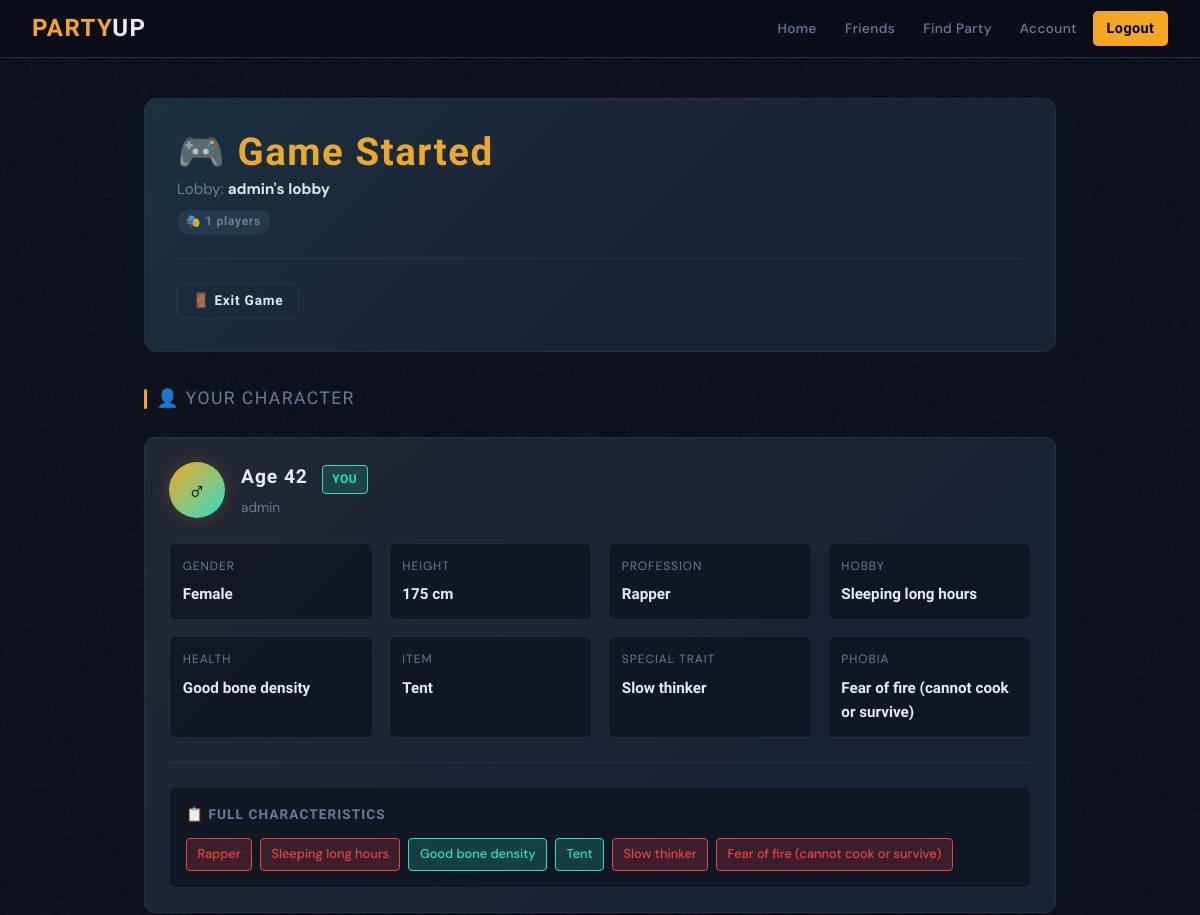
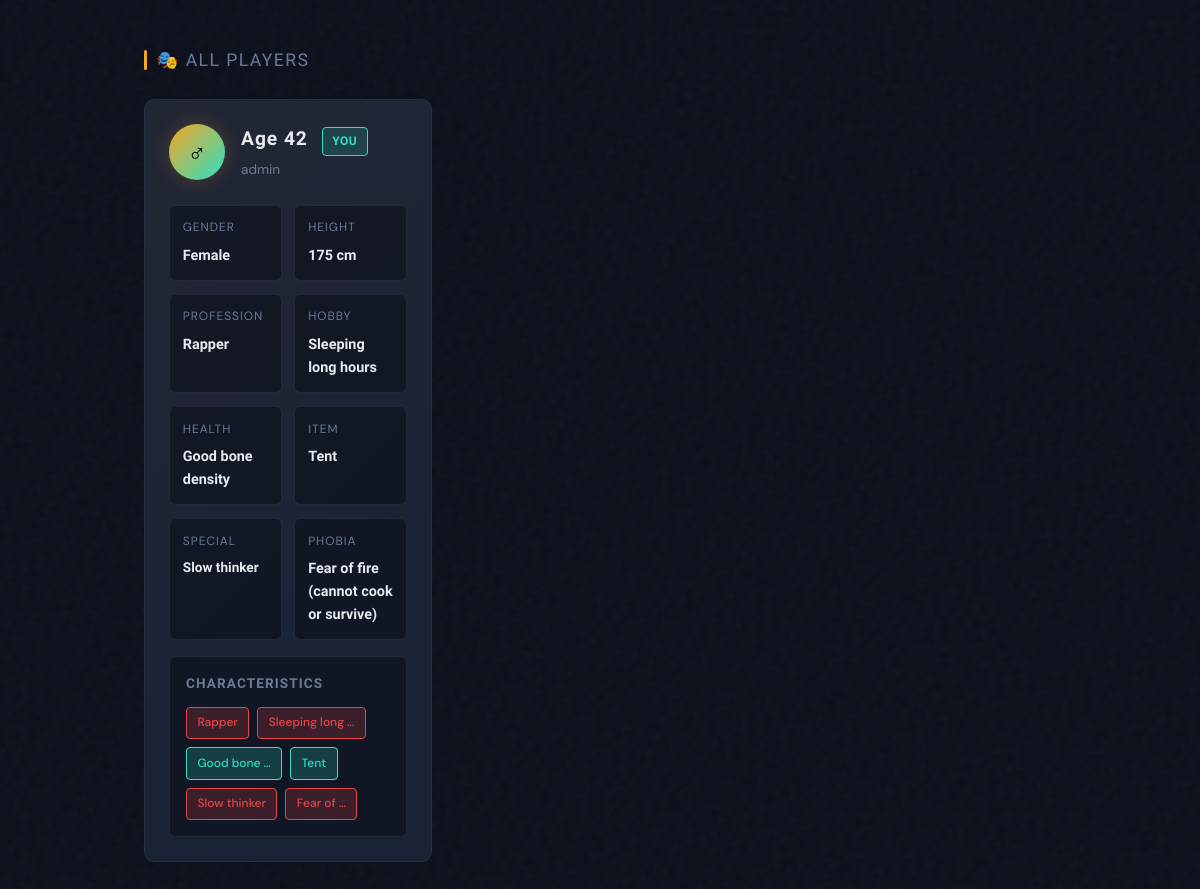
The page /game/4/ (signed in) on the database its author committed (2 pictures, top to bottom).
### Bunker_App/models.py (models this page shows, shortened)
class Lobby(models.Model):
    STATUS_CHOICES = [
        ('waiting', 'Waiting'),
        ('in_game', 'In Game'),
        ('finished', 'Finished'),
    ]
    name = models.CharField(max_length=255)
    code = models.PositiveIntegerField(unique=True)
    creator = models.ForeignKey(User, on_delete=models.CASCADE, related_name='created_lobbies')
    participants = models.ManyToManyField(User, related_name='joined_lobbies')
    status = models.CharField(max_length=20, choices=STATUS_CHOICES, default='waiting')

class Game(models.Model):
    lobby = models.OneToOneField(Lobby, on_delete=models.CASCADE, related_name='game')
    started_at = models.DateTimeField(auto_now_add=True)
    finished_at = models.DateTimeField(null=True, blank=True)

class PlayerCharacter(models.Model):
    game = models.ForeignKey(Game, on_delete=models.CASCADE, related_name='player_characters')
    player = models.ForeignKey(User, on_delete=models.CASCADE, related_name='game_characters')
    age = models.IntegerField()
    gender = models.CharField(max_length=20)
    height = models.CharField(max_length=20)
    profession = models.CharField(max_length=100)
    hobby = models.CharField(max_length=100)
    health = models.CharField(max_length=100)
    item = models.CharField(max_length=100)
    special_trait = models.CharField(max_length=200)
    phobia = models.CharField(max_length=100)
    characteristics = models.JSONField(default=list)  # Store all characteristics including bad ones

### Bunker_App/views.py (the view)
# urls.py: path('game/<int:game_id>/', game_detail_view, name='game_detail'),
@login_required_message
def game_detail_view(request, game_id):
    try:
        game = Game.objects.get(id=game_id)
        try:
            player_character = game.player_characters.get(player=request.user)
        except PlayerCharacter.DoesNotExist:
            messages.error(request, 'You are not a participant in this game.')
            return redirect('main')
        all_characters = game.player_characters.all().select_related('player')
        return render(request, 'game_detail.html', {
            'game': game,
            'player_character': player_character,
            'all_characters': all_characters,
            'lobby': game.lobby,
        })
    except Game.DoesNotExist:
        messages.error(request, 'Game does not exist.')
        return redirect('main')
    except PlayerCharacter.DoesNotExist:
        messages.error(request, 'Your character not found in this game.')
        return redirect('main')

### Bunker_App/utils.py (called while the page is built)
def login_required_message(view_func):
    @wraps(view_func)
    def wrapper(request, *args, **kwargs):
        if not request.user.is_authenticated:
            messages.warning(request, "Try to login to access this page")
            return redirect('login')  # redirect to your login page
        return view_func(request, *args, **kwargs)
    return wrapper

### Bunker_App/templates/game_detail.html (shortened to what this page needs)
{% extends "base.html" %}
{% block content %}
<div class="game-hero anim">
  <div style="display:flex; justify-content:space-between; align-items:flex-start; flex-wrap:wrap; gap:1.5rem;">
    <div>
      <h1 style="font-size:2.4rem; margin-bottom:.25rem;">🎮 Game Started</h1>
      <p style="color:var(--muted); font-size:.95rem;">
        Lobby: <strong style="color:var(--text)">{{ lobby.name }}</strong>
      </p>
      <p style="color:var(--muted); font-size:.9rem; margin-top:.5rem;">
        <span class="badge badge-muted">🎭 {{ game.player_characters.count }} players</span>
      </p>
    </div>
  </div>
  <hr class="divider" />
  <div style="display:flex; gap:.75rem;">
    <a href="{% url 'exit_game' game.id %}" class="btn btn-outline btn-sm"
      onclick="return confirm('Exit this game?')">
      🚪 Exit Game
    </a>
  </div>
</div>
<div style="margin-bottom: 3rem;">
  <div class="section-title">👤 Your Character</div>
  <div class="character-card">
    <div class="char-header">
      <div class="char-avatar">
        {% if player_character.gender == 'female' %}♀{% else %}♂{% endif %}
      </div>
      <div class="char-info">
        <div class="char-name">
          Age {{ player_character.age }}
          <span class="char-badge-you">You</span>
        </div>
        <div class="char-user">{{ player_character.player.username }}</div>
      </div>
    </div>
    <div class="char-grid">
      <div class="char-trait">
        <span class="char-trait-label">Gender</span>
        <div class="char-trait-value">{{ player_character.gender|title }}</div>
      </div>
      <div class="char-trait">
        <span class="char-trait-label">Height</span>
        <div class="char-trait-value">{{ player_character.height }}</div>
      </div>
      <div class="char-trait">
        <span class="char-trait-label">Profession</span>
        <div class="char-trait-value">{{ player_character.profession }}</div>
      </div>
      <div class="char-trait">
        <span class="char-trait-label">Hobby</span>
        <div class="char-trait-value">{{ player_character.hobby }}</div>
      </div>
      <div class="char-trait">
        <span class="char-trait-label">Health</span>
        <div class="char-trait-value">{{ player_character.health }}</div>
      </div>
      <div class="char-trait">
        <span class="char-trait-label">Item</span>
        <div class="char-trait-value">{{ player_character.item }}</div>
      </div>
      <div class="char-trait">
        <span class="char-trait-label">Special Trait</span>
        <div class="char-trait-value">{{ player_character.special_trait }}</div>
      </div>
      <div class="char-trait">
        <span class="char-trait-label">Phobia</span>
        <div class="char-trait-value">{{ player_character.phobia }}</div>
      </div>
    </div>
    <hr class="divider" />
    <div class="char-characteristics">
      <div class="char-characteristics-title">📋 Full Characteristics</div>
      <div class="char-characteristics-list">
        {% for char_type, char_value, quality in player_character.characteristics %}
          <span class="char-trait-tag {{ quality }}">{{ char_value }}</span>
        {% endfor %}
      </div>
    </div>
  </div>
</div>
<div>
  <div class="section-title">🎭 All Players</div>
  <div class="all-players">
    {% for character in all_characters %}
      <div class="character-card">
        <div class="char-header">
          <div class="char-avatar">
            {% if character.gender == 'female' %}♀{% else %}♂{% endif %}
          </div>
          <div class="char-info">
            <div class="char-name">
              Age {{ character.age }}
              {% if character.player == request.user %}<span class="char-badge-you">You</span>{% endif %}
            </div>
            <div class="char-user">{{ character.player.username }}</div>
          </div>
        </div>
        {% if character.player == request.user %}
          <div style="display:grid; grid-template-columns:1fr 1fr; gap:.8rem; position: relative; z-index: 1; margin-bottom:1rem;">
            <div class="char-trait">
              <span class="char-trait-label">Gender</span>
              <div class="char-trait-value" style="font-size:.9rem;">{{ character.gender|title }}</div>
            </div>
            <div class="char-trait">
              <span class="char-trait-label">Height</span>
              <div class="char-trait-value" style="font-size:.9rem;">{{ character.height }}</div>
            </div>
            <div class="char-trait">
              <span class="char-trait-label">Profession</span>
              <div class="char-trait-value" style="font-size:.9rem;">{{ character.profession }}</div>
            </div>
            <div class="char-trait">
              <span class="char-trait-label">Hobby</span>
              <div class="char-trait-value" style="font-size:.9rem;">{{ character.hobby }}</div>
            </div>
            <div class="char-trait">
              <span class="char-trait-label">Health</span>
              <div class="char-trait-value" style="font-size:.9rem;">{{ character.health }}</div>
            </div>
            <div class="char-trait">
              <span class="char-trait-label">Item</span>
              <div class="char-trait-value" style="font-size:.9rem;">{{ character.item }}</div>
            </div>
            <div class="char-trait">
              <span class="char-trait-label">Special</span>
              <div class="char-trait-value" style="font-size:.85rem;">{{ character.special_trait|truncatewords:2 }}</div>
            </div>
            <div class="char-trait">
              <span class="char-trait-label">Phobia</span>
              <div class="char-trait-value" style="font-size:.9rem;">{{ character.phobia }}</div>
            </div>
          </div>
          <div class="char-characteristics" style="margin-bottom:0;">
            <div class="char-characteristics-title">Characteristics</div>
            <div class="char-characteristics-list">
              {% for char_type, char_value, quality in character.characteristics %}
                <span class="char-trait-tag {{ quality }}" style="font-size:.75rem;">{{ char_value|truncatewords:2 }}</span>
              {% endfor %}
            </div>
          </div>
        {% endif %}
      </div>
    {% endfor %}
  </div>
</div>
{% endblock %}

### Bunker_App/templates/base.html (style rules this page uses)
*, *::before, *::after { box-sizing: border-box; margin: 0; padding: 0; }
:root { --bg: #0b0f1a; --surface: #111827; --card: #1a2235; --border: #253047; --gold: #f5a623; --gold-dim: #b37818; --teal: #2de0c4; --red: #e84545; --text: #e8eaf0; --muted: #6b7a99; --radius: 6px; --font-head: 'Barlow Condensed', sans-serif; --font-body: 'DM Sans', sans-serif; }
html { scroll-behavior: smooth; }
body { background: var(--bg); color: var(--text); font-family: var(--font-body); font-size: 15px; min-height: 100vh; line-height: 1.6; }
body::before { content: ''; position: fixed; inset: 0; z-index: 0; pointer-events: none; }
h1, h2, h3 { font-family: var(--font-head); font-weight: 800; letter-spacing: .04em; line-height: 1.1; }
h1 { font-size: 2.6rem; color: var(--gold); }
.btn { display: inline-flex; align-items: center; justify-content: center; gap: .5rem; font-family: var(--font-head); font-size: 1rem; font-weight: 700; letter-spacing: .06em; padding: .6rem 1.4rem; border-radius: var(--radius); border: none; cursor: pointer; text-decoration: none; transition: transform .15s, box-shadow .15s, background .15s; }
.btn-outline { background: transparent; color: var(--text); border: 1px solid var(--border); }
.btn-sm { font-size: .85rem; padding: .4rem .9rem; }
.badge { display: inline-block; font-family: var(--font-head); font-size: .75rem; font-weight: 700; letter-spacing: .06em; padding: .15rem .55rem; border-radius: 99px; vertical-align: middle; }
.badge-muted { background: var(--border); color: var(--muted); }
.divider { border: none; border-top: 1px solid var(--border); margin: 1.5rem 0; }
.anim { animation: fadeUp .4s ease both; }

### rows shown on the page
Lobby: name "admin's lobby"
Game: player_characters.count "1"
PlayerCharacter: age "42", player.username "admin", gender "Female", height "175 cm", profession "Rapper", hobby "Sleeping long hours", health "Good bone density", item "Tent", special_trait "Slow thinker", phobia "Fear of fire (cannot cook or survive)", shows "YOU", characteristics "Rapper" "Sleeping long …" "Good bone …" "Tent" "Slow thinker" "Fear of …"

### other values the page prints
{{ char_value }} "Rapper" "Sleeping long hours" "Good bone density" "Tent" "Slow thinker" "Fear of fire (cannot cook or survive)"
